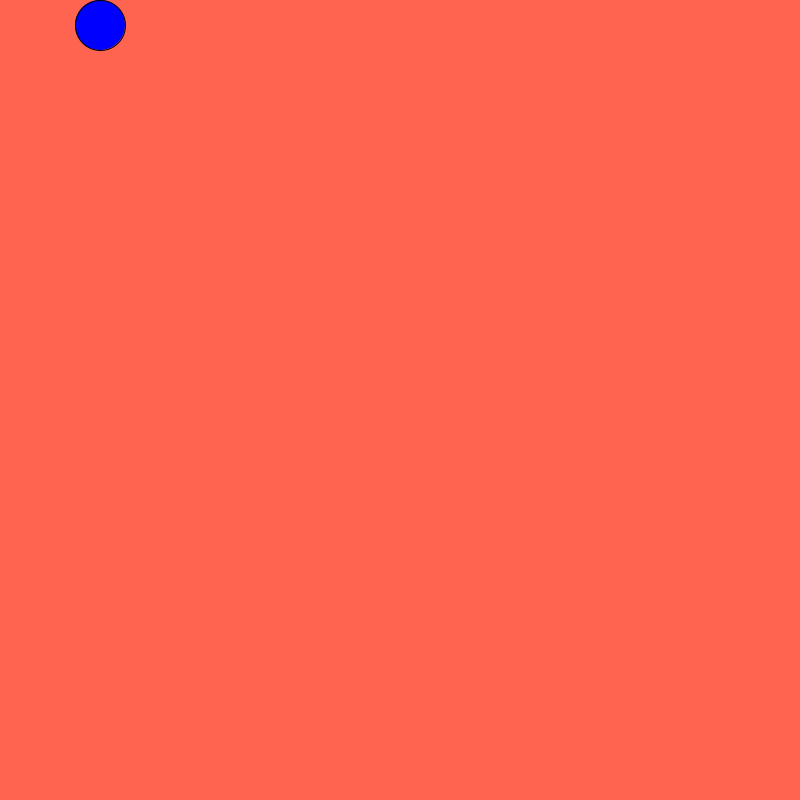
Frame 1 (no input)
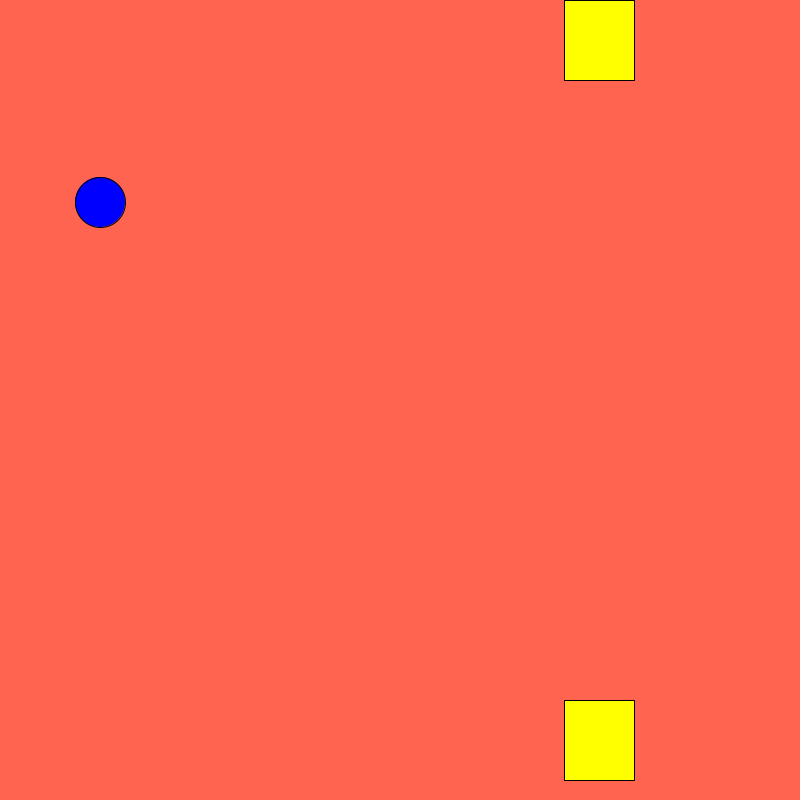
Frame 60 (the mouse pressed at the canvas centre just before this capture)
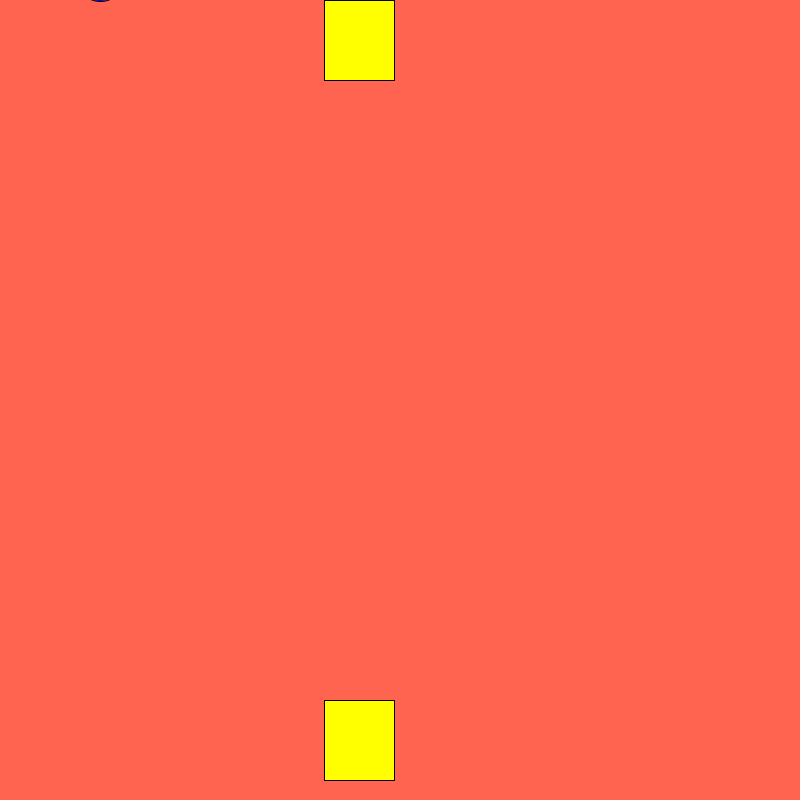
Frame 120 (the mouse held since frame 60 and released just before this capture)

The Processing sketch that drew these frames (run headless with seeded random() and noise(); from frame 60 on, the mouse is pressed at the canvas centre):

// Processing sketch: the_flappy_bird
// ── the_flappy_bird.pde
int y=25;
int x=100;
int x2=800;
int y2=0;
int x3=800;
int y3=700;
int velocity=3;
double gravity=0.5;
int score=0;
void setup(){
 size(800,800);
 

}
void draw(){
  if(intersectsPipes()==true){
    score=score+1;
  }
 text(score,700,100);
  
  
   background(255,100,80);
   
   fill(255,255,0);
   rect(x3,y3,70,80);//lower pipe
   
   fill(255,255,0);
   rect(x2,y2,70,80);//upper rectangle
   
   fill(0,0,255);
   stroke(0,0,0);
   ellipse(x,y,50,50);
   velocity+=gravity;
   y=y+velocity;
   x2=x2-4;
   x3=x3-4;
   if(x2<10){
     x2=800; 
     x3=800;
      y2 = (int) random(100, 400);
      y3 = (int) random(500, 600);
   }
   if(mousePressed==true){
     velocity=-3;
     gravity=-1;
     
     
   }
   else{
     
     velocity=3;
    gravity=0.5;
   }
 

  
}
 boolean intersectsPipes() { 
     if(y3<y && y<y2 && x==x2 ){
     return true;
     }
     else{return false;
   }
}
